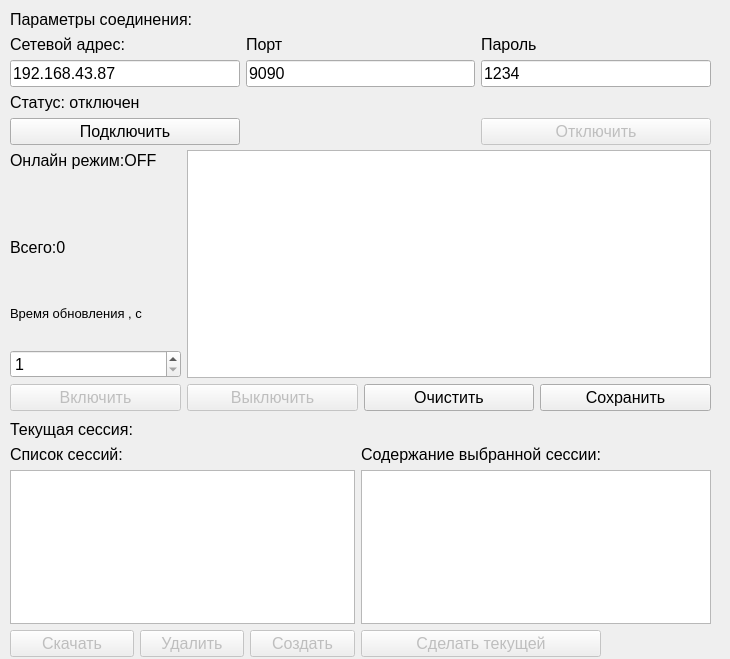
<?xml version="1.0" encoding="UTF-8"?>
<ui version="4.0">
 <class>Scanner_Window</class>
 <widget class="QWidget" name="Scanner_Window">
  <property name="geometry">
   <rect>
    <x>0</x>
    <y>0</y>
    <width>730</width>
    <height>659</height>
   </rect>
  </property>
  <property name="windowTitle">
   <string>Работа со сканером штрихкодов</string>
  </property>
  <widget class="QWidget" name="gridLayoutWidget">
   <property name="geometry">
    <rect>
     <x>10</x>
     <y>10</y>
     <width>701</width>
     <height>160</height>
    </rect>
   </property>
   <layout class="QGridLayout" name="gridLayout">
    <item row="3" column="0" colspan="3">
     <widget class="QLabel" name="labelStatus">
      <property name="font">
       <font>
        <pointsize>12</pointsize>
       </font>
      </property>
      <property name="text">
       <string>Статус: отключен</string>
      </property>
     </widget>
    </item>
    <item row="4" column="0">
     <widget class="QPushButton" name="pushConnect">
      <property name="font">
       <font>
        <pointsize>12</pointsize>
       </font>
      </property>
      <property name="text">
       <string>Подключить</string>
      </property>
     </widget>
    </item>
    <item row="4" column="2">
     <widget class="QPushButton" name="pushDisconnect">
      <property name="enabled">
       <bool>false</bool>
      </property>
      <property name="font">
       <font>
        <pointsize>12</pointsize>
       </font>
      </property>
      <property name="text">
       <string>Отключить</string>
      </property>
     </widget>
    </item>
    <item row="2" column="2">
     <widget class="QLineEdit" name="linePassword">
      <property name="font">
       <font>
        <pointsize>12</pointsize>
       </font>
      </property>
      <property name="text">
       <string>1234</string>
      </property>
     </widget>
    </item>
    <item row="2" column="0">
     <widget class="QLineEdit" name="lineAddress">
      <property name="font">
       <font>
        <pointsize>12</pointsize>
       </font>
      </property>
      <property name="text">
       <string>192.168.43.87</string>
      </property>
     </widget>
    </item>
    <item row="1" column="0">
     <widget class="QLabel" name="label_2">
      <property name="font">
       <font>
        <pointsize>12</pointsize>
       </font>
      </property>
      <property name="text">
       <string>Сетевой адрес:</string>
      </property>
     </widget>
    </item>
    <item row="1" column="2">
     <widget class="QLabel" name="label_3">
      <property name="font">
       <font>
        <pointsize>12</pointsize>
       </font>
      </property>
      <property name="text">
       <string>Пароль</string>
      </property>
     </widget>
    </item>
    <item row="2" column="1">
     <widget class="QLineEdit" name="linePort">
      <property name="font">
       <font>
        <pointsize>12</pointsize>
       </font>
      </property>
      <property name="text">
       <string>9090</string>
      </property>
     </widget>
    </item>
    <item row="0" column="0">
     <widget class="QLabel" name="label">
      <property name="font">
       <font>
        <pointsize>12</pointsize>
       </font>
      </property>
      <property name="text">
       <string>Параметры соединения:</string>
      </property>
     </widget>
    </item>
    <item row="1" column="1">
     <widget class="QLabel" name="label_4">
      <property name="font">
       <font>
        <pointsize>12</pointsize>
       </font>
      </property>
      <property name="text">
       <string>Порт</string>
      </property>
     </widget>
    </item>
    <item row="5" column="0">
     <widget class="QLabel" name="labelOn">
      <property name="font">
       <font>
        <pointsize>12</pointsize>
       </font>
      </property>
      <property name="text">
       <string>Онлайн режим:OFF</string>
      </property>
     </widget>
    </item>
   </layout>
  </widget>
  <widget class="QWidget" name="gridLayoutWidget_2">
   <property name="geometry">
    <rect>
     <x>10</x>
     <y>150</y>
     <width>701</width>
     <height>261</height>
    </rect>
   </property>
   <layout class="QGridLayout" name="gridLayout_2">
    <item row="4" column="1">
     <widget class="QPushButton" name="pushOff">
      <property name="enabled">
       <bool>false</bool>
      </property>
      <property name="font">
       <font>
        <pointsize>12</pointsize>
       </font>
      </property>
      <property name="text">
       <string>Выключить</string>
      </property>
     </widget>
    </item>
    <item row="4" column="2">
     <widget class="QPushButton" name="pushClear">
      <property name="enabled">
       <bool>true</bool>
      </property>
      <property name="font">
       <font>
        <pointsize>12</pointsize>
       </font>
      </property>
      <property name="text">
       <string>Очистить</string>
      </property>
     </widget>
    </item>
    <item row="3" column="0">
     <widget class="QSpinBox" name="spinTime">
      <property name="font">
       <font>
        <pointsize>12</pointsize>
       </font>
      </property>
      <property name="minimum">
       <number>1</number>
      </property>
      <property name="maximum">
       <number>100</number>
      </property>
     </widget>
    </item>
    <item row="4" column="0">
     <widget class="QPushButton" name="pushOn">
      <property name="enabled">
       <bool>false</bool>
      </property>
      <property name="font">
       <font>
        <pointsize>12</pointsize>
       </font>
      </property>
      <property name="text">
       <string>Включить</string>
      </property>
     </widget>
    </item>
    <item row="4" column="3">
     <widget class="QPushButton" name="pushSave">
      <property name="enabled">
       <bool>true</bool>
      </property>
      <property name="font">
       <font>
        <pointsize>12</pointsize>
       </font>
      </property>
      <property name="text">
       <string>Сохранить</string>
      </property>
     </widget>
    </item>
    <item row="2" column="0">
     <widget class="QLabel" name="label_5">
      <property name="font">
       <font>
        <pointsize>10</pointsize>
       </font>
      </property>
      <property name="text">
       <string>Время обновления , с</string>
      </property>
     </widget>
    </item>
    <item row="1" column="0">
     <widget class="QLabel" name="labelNum">
      <property name="font">
       <font>
        <pointsize>12</pointsize>
       </font>
      </property>
      <property name="text">
       <string>Всего:0</string>
      </property>
     </widget>
    </item>
    <item row="0" column="1" rowspan="4" colspan="3">
     <widget class="QListWidget" name="listCodes">
      <property name="font">
       <font>
        <family>Consolas</family>
        <pointsize>12</pointsize>
       </font>
      </property>
     </widget>
    </item>
   </layout>
  </widget>
  <widget class="QWidget" name="gridLayoutWidget_3">
   <property name="geometry">
    <rect>
     <x>10</x>
     <y>420</y>
     <width>701</width>
     <height>237</height>
    </rect>
   </property>
   <layout class="QGridLayout" name="gridLayout_3">
    <item row="4" column="0">
     <widget class="QPushButton" name="pushDownload">
      <property name="enabled">
       <bool>false</bool>
      </property>
      <property name="font">
       <font>
        <pointsize>12</pointsize>
       </font>
      </property>
      <property name="text">
       <string>Скачать</string>
      </property>
     </widget>
    </item>
    <item row="1" column="0">
     <widget class="QLabel" name="label_6">
      <property name="font">
       <font>
        <pointsize>12</pointsize>
       </font>
      </property>
      <property name="text">
       <string>Список сессий:</string>
      </property>
     </widget>
    </item>
    <item row="0" column="0">
     <widget class="QLabel" name="labelCurrent">
      <property name="font">
       <font>
        <pointsize>12</pointsize>
       </font>
      </property>
      <property name="text">
       <string>Текущая сессия:</string>
      </property>
     </widget>
    </item>
    <item row="2" column="0" colspan="3">
     <widget class="QListWidget" name="listSessions">
      <property name="font">
       <font>
        <family>Consolas</family>
        <pointsize>12</pointsize>
       </font>
      </property>
     </widget>
    </item>
    <item row="2" column="3" colspan="2">
     <widget class="QListWidget" name="listCurrent">
      <property name="font">
       <font>
        <family>Consolas</family>
        <pointsize>12</pointsize>
       </font>
      </property>
     </widget>
    </item>
    <item row="4" column="1">
     <widget class="QPushButton" name="pushRemove">
      <property name="enabled">
       <bool>false</bool>
      </property>
      <property name="font">
       <font>
        <pointsize>12</pointsize>
       </font>
      </property>
      <property name="text">
       <string>Удалить</string>
      </property>
     </widget>
    </item>
    <item row="4" column="2">
     <widget class="QPushButton" name="pushCreate">
      <property name="enabled">
       <bool>false</bool>
      </property>
      <property name="font">
       <font>
        <pointsize>12</pointsize>
       </font>
      </property>
      <property name="text">
       <string>Создать</string>
      </property>
     </widget>
    </item>
    <item row="4" column="3">
     <widget class="QPushButton" name="pushMakeCurrent">
      <property name="enabled">
       <bool>false</bool>
      </property>
      <property name="font">
       <font>
        <pointsize>12</pointsize>
       </font>
      </property>
      <property name="text">
       <string>Сделать текущей</string>
      </property>
     </widget>
    </item>
    <item row="1" column="3">
     <widget class="QLabel" name="label_7">
      <property name="font">
       <font>
        <pointsize>12</pointsize>
       </font>
      </property>
      <property name="text">
       <string>Содержание выбранной сессии:</string>
      </property>
     </widget>
    </item>
   </layout>
  </widget>
 </widget>
 <resources/>
 <connections/>
</ui>
